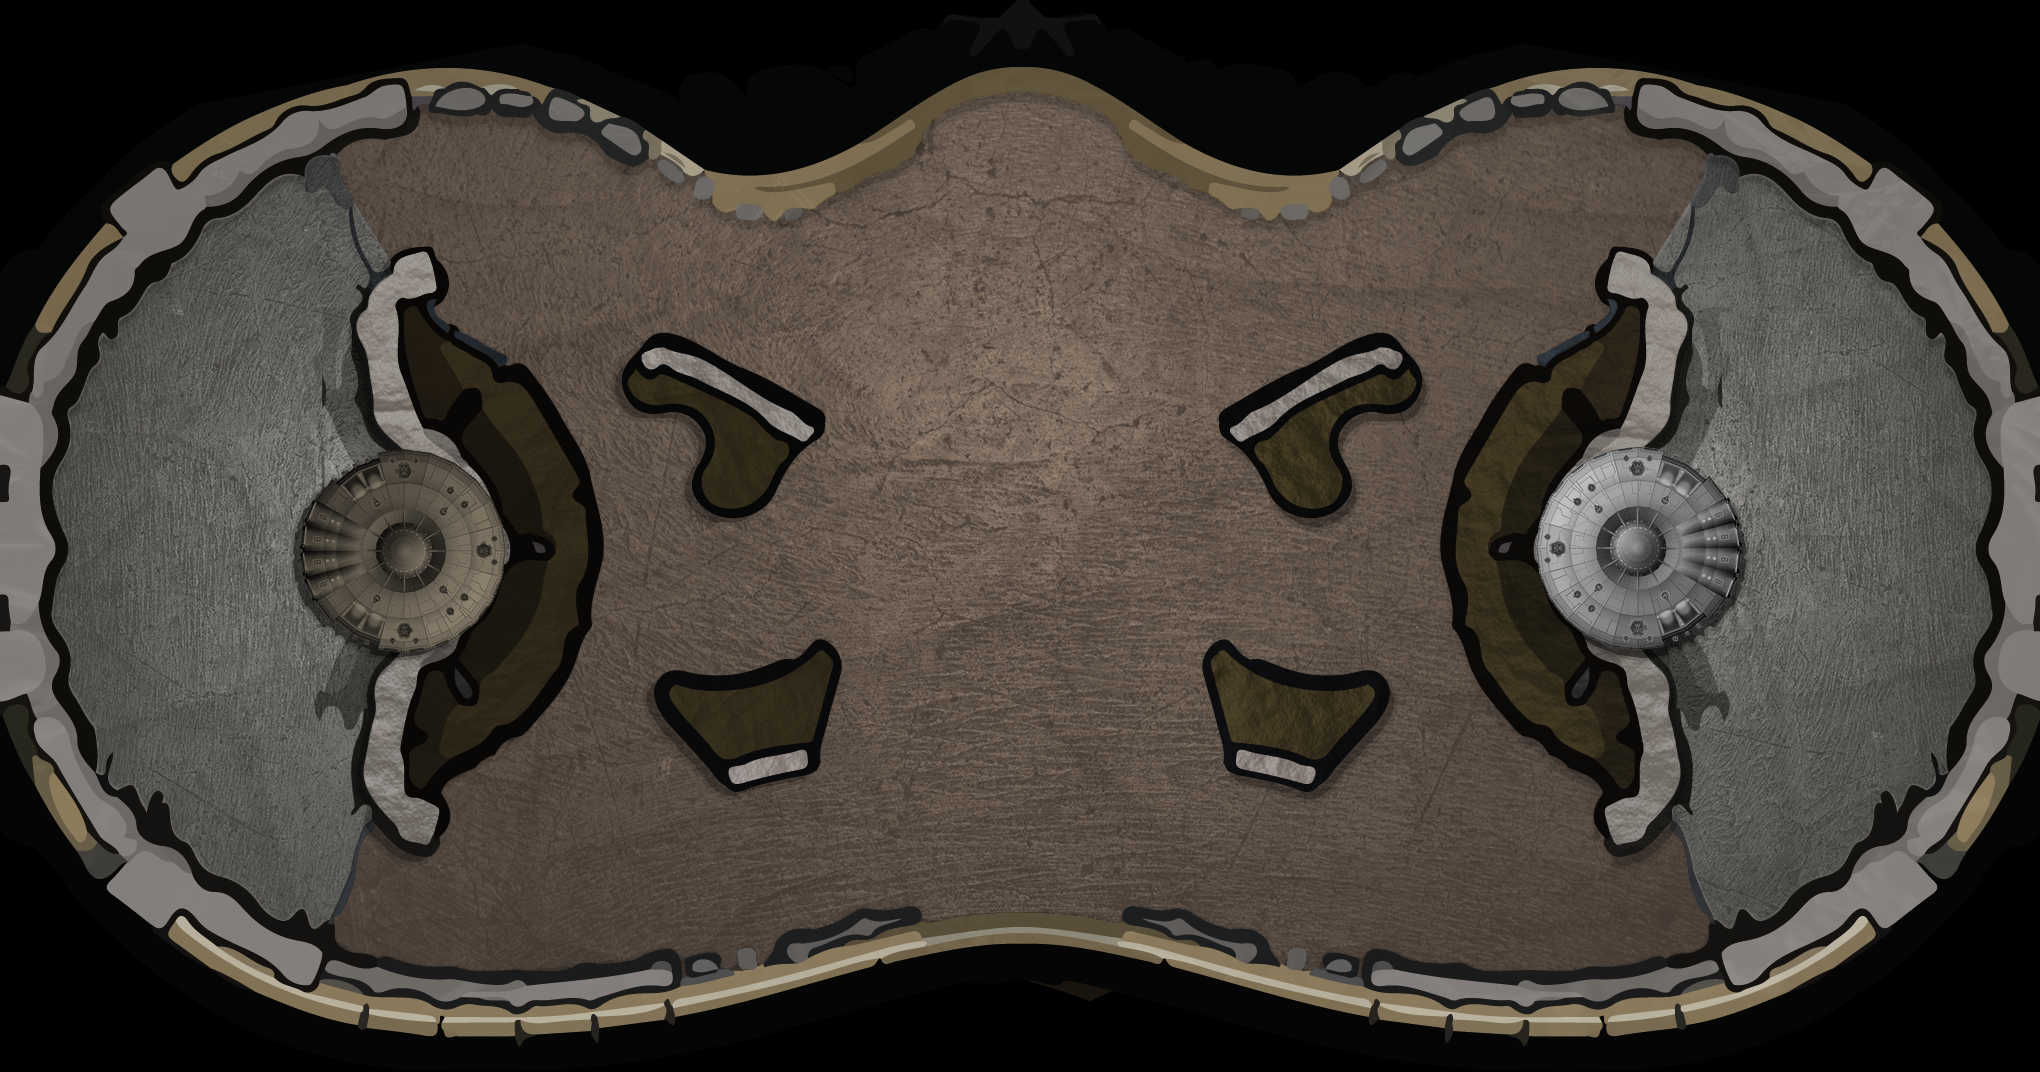

Rendered tile map (Tiled .tmx) drawn with the repository's tilesets; below, a short description and the map source with its tile grids summarised:
An orthogonal 255x134 tile map with 8x8 px tiles, 1 tile layer (BG) and 21 objects.

<map version="1.0" orientation="orthogonal" renderorder="right-down" width="255" height="134" tilewidth="8" tileheight="8" nextobjectid="63">
 <tileset firstgid="1" name="map_spaceship" tilewidth="2040" tileheight="1075" tilecount="1" columns="1">
  <image source="map_spaceship.png" width="2040" height="1075" />
 </tileset>
 <layer name="BG" width="255" height="134">
  <data>[34170 cells, 1 non-empty, 1 distinct tile ids]</data>
 </layer>
 <objectgroup name="Barriers + blocks" visible="0">
  <!-- 21 objects omitted --></objectgroup>
 <objectgroup name="Right Spaceship">
  <!-- 14 objects omitted --></objectgroup>
 <objectgroup name="Left Spaceship" visible="0">
  <!-- 12 objects omitted --></objectgroup>
 <objectgroup name="Left Deposit point" visible="0">
  <!-- 9 objects omitted --></objectgroup>
 <objectgroup name="Right Deposit point" visible="0">
  <!-- 8 objects omitted --></objectgroup>
 <objectgroup name="Team1Spawn" visible="0">
  <!-- 7 objects omitted --></objectgroup>
 <objectgroup name="resourceSpawningArea" visible="0">
  <!-- 4 objects omitted --></objectgroup>
 <objectgroup name="Team2Spawn" visible="0">
  <!-- 3 objects omitted --></objectgroup>
</map>
<!-- 21 of 21 objects omitted -->